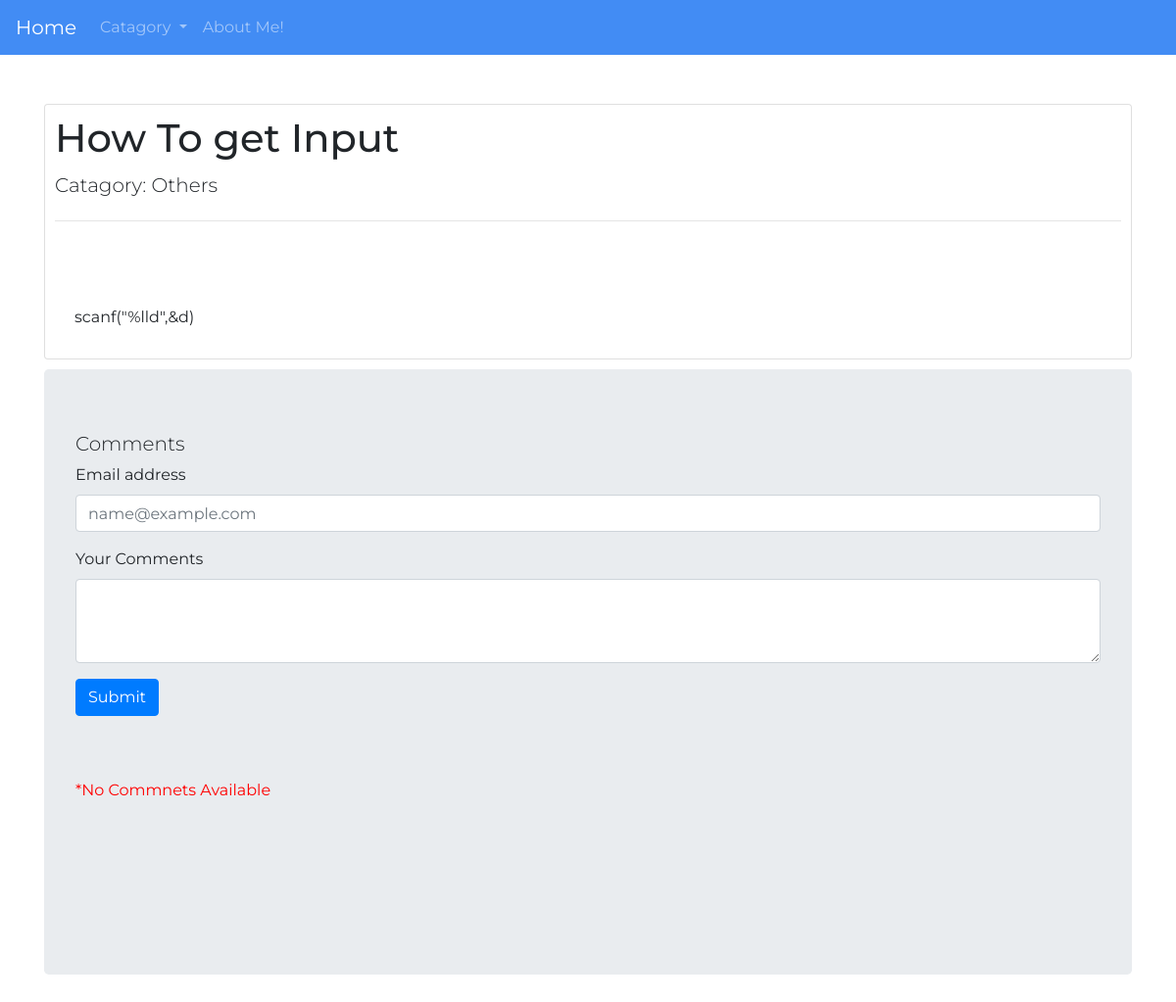
/first_app/seedetails/?id=1, run on the app's committed database.
### first_app/models.py (models this page shows, shortened)
class Post(models.Model):
    PostId=models.AutoField(primary_key=True)
    Title=models.CharField(max_length=100)
    Body=models.CharField(max_length=1000000)
    Catagory=models.ForeignKey(Catagory)

class Catagory(models.Model):
    Name=models.CharField(max_length=40)
    def __str__(self):
        return self.Name

### first_app/views.py (the view)
def details(request):
     get_id=request.GET["id"]
     get_data=Post.objects.get(PostId=get_id)
     get_comments=Comment.objects.all().filter(PostId=get_id).order_by("-ComId")
     my_list={"catagory":catagory_list,"Post_data":get_data,"all_comments":get_comments}
     return render(request,"first_app/seedetails.html",my_list)

### templates/first_app/seedetails.html (shortened to what this page needs)
<!DOCTYPE html>
<html lang="en">
    {% extends 'first_app/base.html' %}
    {%block body_block%}
    <div class="card" style="padding:10px">
        <h1 class="card-title"  style="font-size: 40px">{{Post_data.Title}}</h1>
        <h4 class="display-4" style="font-size: 20px">Catagory: {{Post_data.Catagory}}</h4>
        <hr>
        <div class="card-body">
        <p style="margin-top:50px" class="card-text">
        {% autoescape off %}
            {{Post_data.Body}}
        {% endautoescape %}
        </p>
         </div>
    </div>
    <div class="jumbotron" style="margin-top:10px">
        <h3 class="display-3" style="font-size:20px">Comments</h3>
        <form action="{% url 'first_app:get_comments' %}?id={{Post_data.PostId}}" method="POST" id="comment_form">
            <div class="form-group">
                <label for="exampleFormControlInput1">Email address</label>
                <input type="email" class="form-control" placeholder="name@example.com" name="email" id="email">
            </div>
            <div class="form-group">
                <label for="exampleFormControlTextarea1">Your Comments</label>
                <textarea class="form-control" rows="3" name="message" id="textcomments"></textarea>
            </div>
              <input type="submit" value="Submit" name="submit" class="btn btn-primary">
        </form>
        <div class="jumbotron jumbotron-fluid" id="comments_div">
            {% if all_comments %}
                {% for com in all_comments %}
                    <p><b>{{com.Email}}</b><br>
                        <span style="margin-left:10px">{{com.Message}}</span>
                    </p>
                {% endfor %}
            {% else %}
                <p style="color:red">*No Commnets Available</p>
            {% endif %}
        </div>
    </div>
    {% endblock %}

### data on the page
Post: Title "How To get Input", Catagory "Others", Body "scanf(\"%lld\",&d)"
